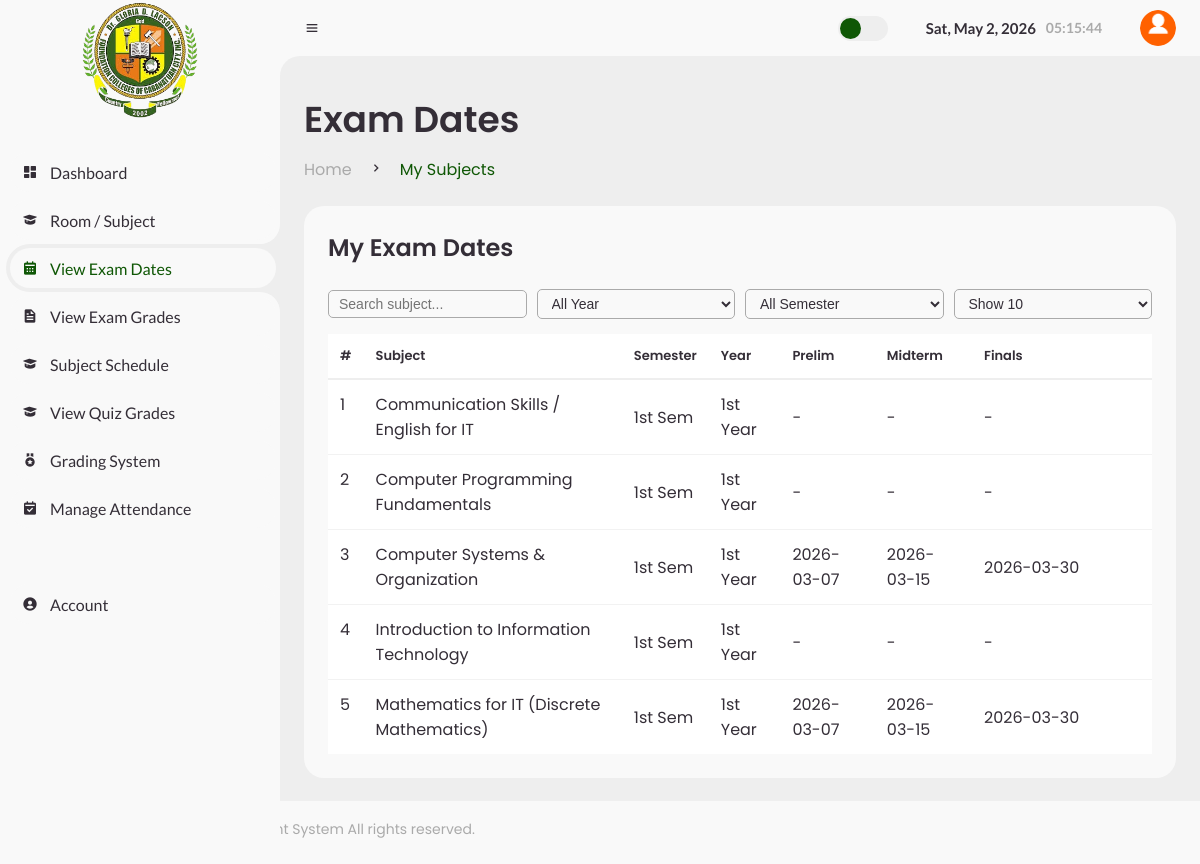
Page /Students/exam_dates.php (signed in) on the committed database.
### tables this page shows
CREATE TABLE `subjects` (
  `subject_id` int(11) NOT NULL,
  `subject_name` varchar(100) NOT NULL,
  `course_id` int(11) NOT NULL,
  `teacher_id` int(11) NOT NULL,
  `room_id` int(11) DEFAULT NULL,
  `schedule_time` varchar(100) DEFAULT NULL,
  `schedule_days` varchar(100) DEFAULT NULL,
  `semester` enum('1st Sem','2nd Sem','3rd Sem','Summer') DEFAULT NULL,
  `year` enum('1st Year','2nd Year','3rd Year','4th Year') DEFAULT NULL
);

### Students/exam_dates.php (the view, shortened to what this page needs)
<?php include 'header.php'; ?>
<?php
$user_id = $_SESSION['user_id'] ?? 0;
$student_id = 0;
$resStudent = mysqli_query($conn,"SELECT student_id FROM students WHERE user_id='".intval($user_id)."' LIMIT 1");
if($resStudent && mysqli_num_rows($resStudent)){
    $student_id = mysqli_fetch_assoc($resStudent)['student_id'];
}
$search     = $_GET['search'] ?? '';
$page       = max(1, intval($_GET['page'] ?? 1));
$limit      = intval($_GET['limit'] ?? 10);
$offset = ($page - 1) * $limit;
$where = "WHERE ss.student_id='$student_id' ";
$subjects = [];
$res = mysqli_query($conn,"
    SELECT s.subject_id, s.subject_name, s.semester, s.year,
        MAX(CASE WHEN e.exam_type='Prelim' THEN e.exam_date END) AS prelim_date,
        MAX(CASE WHEN e.exam_type='Midterm' THEN e.exam_date END) AS midterm_date,
        MAX(CASE WHEN e.exam_type='Finals' THEN e.exam_date END) AS finals_date
    FROM student_subjects ss
    JOIN subjects s ON ss.subject_id=s.subject_id
    LEFT JOIN exams e ON s.subject_id = e.subject_id
    $where
    GROUP BY s.subject_id
    ORDER BY s.subject_name ASC
    LIMIT $offset, $limit
");
if($res){
    while($row = mysqli_fetch_assoc($res)){
        $subjects[] = $row;
    }
}
?>
<main>
<div class="head-title">
    <div class="left">
        <h1>Exam Dates</h1>
        <ul class="breadcrumb">
            <li><a href="#">Home</a></li>
            <li><i class='bx bx-chevron-right'></i></li>
            <li><a class="active">My Subjects</a></li>
        </ul>
    </div>
</div>
<div class="table-data">
<div class="order">
<div class="head flex-between">
<h3>My Exam Dates</h3>
</div>
<div class="row-controls">
<input type="search" id="searchInput" class="search-input"
placeholder="Search subject..." value="<?= htmlspecialchars($search) ?>">
<select id="yearFilter" class="search-input">
<option value="">All Year</option>
</select>
<select id="semFilter" class="search-input">
<option value="">All Semester</option>
</select>
<select id="limitFilter" class="search-input">
<?php foreach([5,10,25,50] as $l){
$sel = ($limit==$l)?'selected':'';
echo "<option value='$l' $sel>Show $l</option>";
} ?>
</select>
</div>
<table>
<thead>
<tr>
<th>#</th>
<th>Subject</th>
<th>Semester</th>
<th>Year</th>
<th>Prelim</th>
<th>Midterm</th>
<th>Finals</th>
</tr>
</thead>
<tbody>
<?php
if(empty($subjects)){
    echo "<tr><td colspan='7' class='text-center'>No Subjects Found</td></tr>";
}else{
$sn = $offset + 1;
foreach($subjects as $row){
?>
<tr>
<td><?= $sn++ ?></td>
<td><?= htmlspecialchars($row['subject_name']) ?></td>
<td><?= htmlspecialchars($row['semester']) ?></td>
<td><?= htmlspecialchars($row['year']) ?></td>
<td><?= $row['prelim_date'] ?: '-' ?></td>
<td><?= $row['midterm_date'] ?: '-' ?></td>
<td><?= $row['finals_date'] ?: '-' ?></td>
</tr>
<?php }} ?>
</tbody>
</table>
</div>
</div>
</main>
<?php include 'stms_footer.php'; ?>

### Css/stms.css (style rules this page uses)
* { margin: 0; padding: 0; box-sizing: border-box; }
a { text-decoration: none; }
li { list-style: none; }
:root { --poppins: 'Poppins', sans-serif; --success-bg: #d4edda; --success-color: #0f5705; --error-bg: #f8d7da; --error-color: #721c24; --lato: 'Lato', sans-serif; --light: #F9F9F9; --blue: #0f5705; --light-blue: #CFE8FF; --grey: #eee; --dark-grey: #AAAAAA; --dark: #342E37; --red: #DB504A; --yellow: #FFb700; --light-yellow: #FFF2C6; --orange: #FD7238; --light-orange: #FFE0D3; --footer-height: 64px; --btn-primary: #3C91E6; --btn-primary-hover: #0f5705; --btn-danger: #dc3545; --btn-danger-hover: #b02a37; --status-success-bg: #d4edda; --status-success-color: #0f5705; --status-error-bg: #f8d7da; --status-error-color: #721c24; --table-bg: #ffffff; --table-row-hover: #f9f9f9; }
html { overflow-x: hidden; }
.search-input, .form-class input, .form-class select, .form-class textarea { padding:10px 12px; border-radius:8px; border:1px solid var(--grey); outline:none; background: transparent; color: var(--dark); font-size:14px; width:100%; box-sizing: border-box; }
table th { padding:12px; text-align:left; font-weight:600; vertical-align:middle; box-sizing: border-box; }
table td { padding:12px; text-align:left; vertical-align:middle; box-sizing: border-box; }
table tbody tr { border-bottom:1px solid var(--grey); }
table tbody tr:last-child { border-bottom:none; }
table th:last-child, table td:last-child { width:180px; }
body { background: var(--grey); overflow-x: hidden; }
.head-title { display: flex; align-items: center; gap: 16px; }
table { width:100%; border-collapse:collapse; margin-top:15px; background:var(--table-bg); color:var(--dark); }
table thead tr { border-bottom:2px solid var(--grey); }
table tbody tr { border-bottom:1px solid rgba(0,0,0,0.05); }
.flex-between { display:flex; justify-content:space-between; align-items:center; }
.row-controls { display:flex; gap:10px; align-items:center; margin-bottom:10px; }
.search-input { padding:5px 10px; border-radius:5px; border:1px solid var(--dark-grey); }
table, table th, table td { color: var(--dark); }
#content main { width: 100%; padding: 36px 24px; font-family: var(--poppins); max-height: calc(100vh - 56px); overflow-y: auto; }
#content main .head-title { display: flex; align-items: center; justify-content: space-between; grid-gap: 16px; flex-wrap: wrap; }
#content main .head-title .left h1 { font-size: 36px; font-weight: 600; margin-bottom: 10px; color: var(--dark); }
#content main .head-title .left .breadcrumb { display: flex; align-items: center; grid-gap: 16px; }
#content main .head-title .left .breadcrumb li { color: var(--dark); }
#content main .head-title .left .breadcrumb li a { color: var(--dark-grey); pointer-events: none; }
#content main .head-title .left .breadcrumb li a.active { color: var(--blue); pointer-events: unset; }
#content main .table-data { display: flex; flex-wrap: wrap; grid-gap: 24px; margin-top: 24px; width: 100%; color: var(--dark); }
#content main .table-data > div { border-radius: 20px; background: var(--light); padding: 24px; overflow-x: auto; }
#content main .table-data .head { display: flex; align-items: center; grid-gap: 16px; margin-bottom: 24px; }
#content main .table-data .head h3 { margin-right: auto; font-size: 24px; font-weight: 600; }
#content main .table-data .order { flex-grow: 1; flex-basis: 500px; }
#content main .table-data .order table { width: 100%; border-collapse: collapse; }
#content main .table-data .order table th { padding-bottom: 12px; font-size: 13px; text-align: left; border-bottom: 1px solid var(--grey); }
#content main .table-data .order table td { padding: 12px; }
#content main .table-data .order table tr td:first-child { display: flex; align-items: center; gap: 12px; padding-left: 12px; }
table th, table td { vertical-align: middle; padding: 12px; }

### rows in the picture
subjects: subject_name "Communication Skills / English for IT", semester "1st Sem", year "1st Year", prelim_date "-", midterm_date "-", finals_date "-"
subjects: subject_name "Computer Programming Fundamentals", semester "1st Sem", year "1st Year", prelim_date "-", midterm_date "-", finals_date "-"
subjects: subject_name "Computer Systems & Organization", semester "1st Sem", year "1st Year", prelim_date "2026-03-07", midterm_date "2026-03-15", finals_date "2026-03-30"
subjects: subject_name "Introduction to Information Technology", semester "1st Sem", year "1st Year", prelim_date "-", midterm_date "-", finals_date "-"
subjects: subject_name "Mathematics for IT (Discrete Mathematics)", semester "1st Sem", year "1st Year", prelim_date "2026-03-07", midterm_date "2026-03-15", finals_date "2026-03-30"
